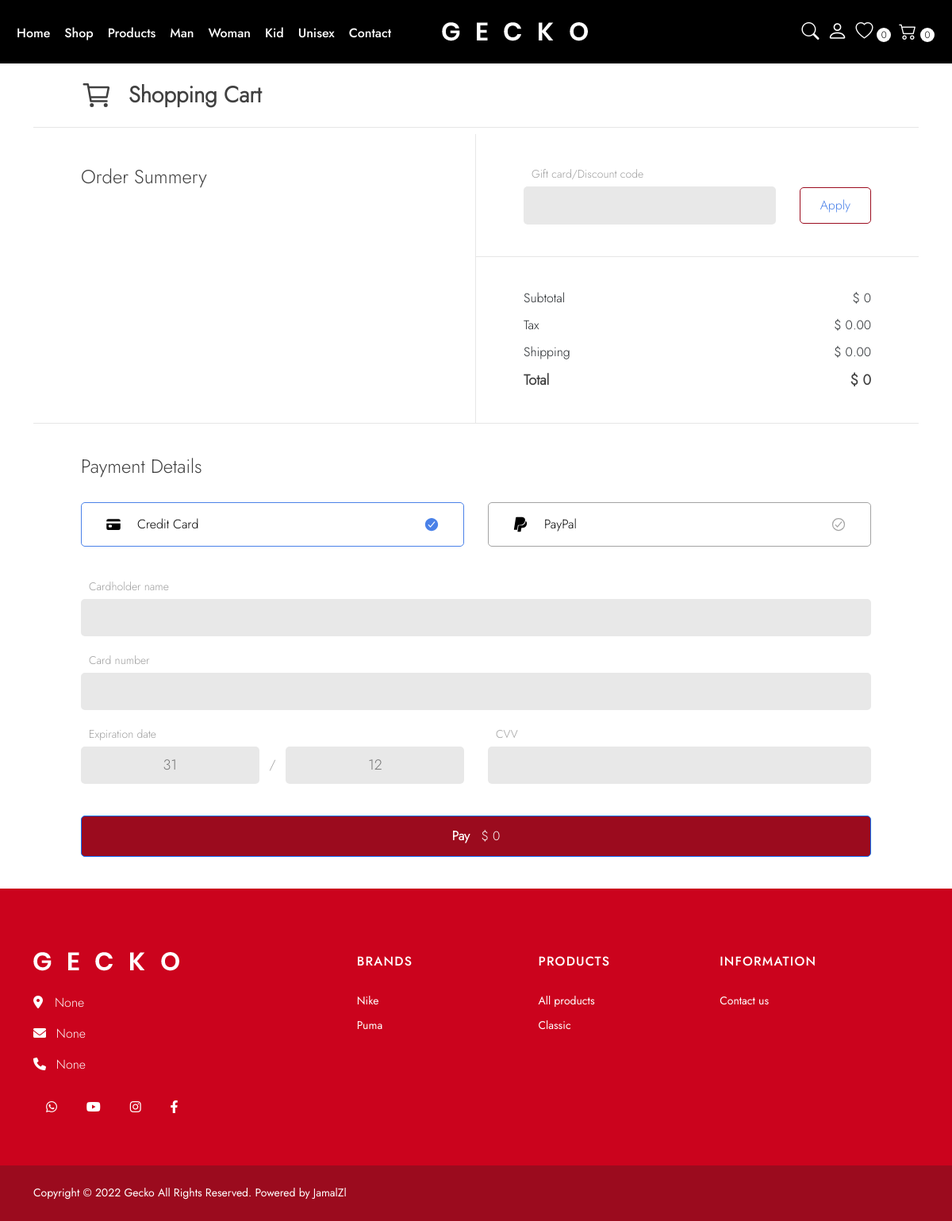
The page /checkout/ (signed in) on the database its author committed.
### shop/models.py (models this page shows, shortened)
class PageSettings(models.Model):
    page_logo = models.ImageField("Logo", blank=True, null=True)
    home_title = models.CharField(max_length=300)
    home_meta_description = models.TextField()
    home_meta_keywords = models.TextField()
    products_title = models.CharField(max_length=300)
    products_meta_description = models.TextField()
    products_meta_keywords = models.TextField()
    first_field_image = models.ImageField("Image", blank=True, null=True)
    first_field_title = models.CharField("Title", max_length=100, blank=True, null=True)
    first_field_description = models.CharField("Description", max_length=250, blank=True, null=True)
    first_field_link = models.URLField("Link", max_length=250, blank=True, null=True)
    first_field_link_name = models.CharField("Link name", max_length=50, blank=True, null=True)
    trending_image = models.ImageField("Image", blank=True, null=True)
    trending_title = models.CharField("Title", max_length=100, blank=True, null=True)
    trending_description = models.CharField("Description", max_length=250, blank=True, null=True)
    trending_link = models.URLField("Link", max_length=250, blank=True, null=True)
    trending_link_name = models.CharField("Link name", max_length=50, blank=True, null=True)
    middle_image = models.ImageField("Image", blank=True, null=True)
    middle_title = models.CharField("Title", max_length=100, blank=True, null=True)
    middle_description = models.CharField("Description", max_length=250, blank=True, null=True)
    middle_link = models.URLField("Link", max_length=250, blank=True, null=True)
    middle_link_name = models.CharField("Link name", max_length=50, blank=True, null=True)
    last_field_image = models.ImageField("Image", blank=True, null=True)
    last_field_title = models.CharField("Title", max_length=100, blank=True, null=True)
    last_field_description = models.CharField("Description", max_length=250, blank=True, null=True)
    last_field_link = models.URLField("Link", max_length=250, blank=True, null=True)
    last_field_link_name = models.CharField("Link name", max_length=50, blank=True, null=True)
    about = models.TextField(blank=True, null=True)
    address = models.CharField(max_length=200, blank=True, null=True)
    email = models.EmailField(max_length=250, blank=True, null=True)
    telephone = models.CharField(max_length=30, blank=True, null=True)
    class Meta:
        verbose_name = "Setting"
        verbose_name_plural = "Settings"

class Order(models.Model):
    customer = models.OneToOneField(Customer, on_delete=models.CASCADE, related_name="order", blank=True, null=True)
    subtotal = models.IntegerField(default=0)
    created_date = models.DateTimeField(auto_now_add=True)
    class Meta:
        ordering = ("-id",)
    def get_subtotal(self):
        subtotal = 0
        for orderitem in OrderItem.objects.filter(order=self):
            subtotal += orderitem.product.price * orderitem.quantity
        return subtotal

class SocialMediaAccount(models.Model):
    setting = models.ForeignKey(PageSettings, on_delete=models.CASCADE, related_name="socialmediaaccounts")
    name = models.CharField("Social media name", max_length=25)
    link = models.URLField("Account link", max_length=250)
    class Meta:
        ordering = ("-id",)

class Shop(models.Model):
    name = models.CharField(max_length=50)
    logo = models.ImageField(blank=True, null=True)
    class Meta:
        ordering = ("-id",)

class Category(models.Model):
    name = models.CharField(max_length=50)
    class Meta:
        ordering = ("-id",)
        verbose_name = "Category"
        verbose_name_plural = "Categories"

### shop/views.py (the view, shortened to what this page needs)
# urls.py: path('checkout/', views.CheckoutView.as_view(), name="checkout"),
class CheckoutView(View):
    shops = Shop.objects.all()
    categories = Category.objects.all()
    settings = PageSettings.objects.first()
    def get(self, request, *args, **kwargs):
        if not request.user.is_authenticated:
            raise Http404
        self.order = Order.objects.get(customer=request.user)
        self.orderitems = OrderItem.objects.filter(order__customer=request.user)
        self.wishlist_number = len(WishlistItem.objects.filter(customer=request.user))
        query = request.GET.get("q")
        if query:
            self.searching_products = Product.objects.filter(name__icontains=query).values()
            data = list(self.searching_products)
            return JsonResponse(data, safe=False)
        orderitemid = request.GET.get("orderitemid")
        self.context = {
            "shops": self.shops,
            "categories": self.categories,
            "settings": self.settings,
            "order": self.order,
            "orderitems": self.orderitems,
            "wishlist_number": self.wishlist_number,
        }
        return render(request, 'checkout.html', self.context)

### templates/checkout.html (shortened to what this page needs)
{% extends 'base.html' %}
{% load static %}
{% block css %}
    <link rel="stylesheet" href="{% static 'css/checkout.css' %}">
{% endblock %}
{% block main %}
    {% include 'components/header.html' %}
    <main class="container">
        <h1 class="heading">
            <ion-icon name="cart-outline"></ion-icon> Shopping Cart
        </h1>
        <div class="item-flex">
            <section class="checkout">
                <h2 class="section-heading">Payment Details</h2>
                <div class="payment-form">
                    <div class="payment-method">
                        <button class="method selected">
                            <ion-icon name="card"></ion-icon>
                            <span>Credit Card</span>
                            <ion-icon class="checkmark fill" name="checkmark-circle"></ion-icon>
                        </button>
                        <button class="method">
                            <ion-icon name="logo-paypal"></ion-icon>
                            <span>PayPal</span>
                            <ion-icon class="checkmark" name="checkmark-circle-outline"></ion-icon>
                        </button>
                    </div>
                    <form action="#">
                        <div class="cardholder-name">
                            <label for="cardholder-name" class="label-default">Cardholder name</label>
                            <input type="text"
                                   name="cardholder-name"
                                   id="cardholder-name"
                                   class="input-default">
                        </div>
                        <div class="card-number">
                            <label for="card-number" class="label-default">Card number</label>
                            <input type="number"
                                   name="card-number"
                                   id="card-number"
                                   class="input-default">
                        </div>
                        <div class="input-flex">
                            <div class="expire-date">
                                <label for="expire-date" class="label-default">Expiration date</label>
                                <div class="input-flex">
                                    <input type="number"
                                           name="day"
                                           id="expire-date"
                                           placeholder="31"
                                           min="1"
                                           max="31"
                                           class="input-default">
                                    /
                                    <input type="number"
                                           name="month"
                                           id="expire-date"
                                           placeholder="12"
                                           min="1"
                                           max="12"
                                           class="input-default">
                                </div>
                            </div>
                            <div class="cvv">
                                <label for="cvv" class="label-default">CVV</label>
                                <input type="number" name="cvv" id="cvv" class="input-default">
                            </div>
                        </div>
                    </form>
                </div>
                <button class="btn btn-primary">
                    <b>Pay</b> $ <span id="payAmount">{{ order.get_subtotal }}</span>
                </button>
            </section>
            <section class="cart">
                <div class="cart-item-box">
                    <h2 class="section-heading">Order Summery</h2>
                </div>
                <div class="wrapper">
                    <div class="discount-token">
                        <label for="discount-token" class="label-default">Gift card/Discount code</label>
                        <div class="wrapper-flex">
                            <input type="text"
                                   name="discount-token"
                                   id="discount-token"
                                   class="input-default">
                            <button class="btn btn-outline">Apply</button>
                        </div>
                    </div>
                    <div class="amount">
                        <div class="subtotal">
                            <span>Subtotal</span> <span>$ <span id="subtotal">{{ order.get_subtotal }}</span></span>
                        </div>
                        <div class="tax">
                            <span>Tax</span> <span>$ <span id="tax">0.00</span></span>
                        </div>
                        <div class="shipping">
                            <span>Shipping</span> <span>$ <span id="shipping">0.00</span></span>
                        </div>
                        <div class="total">
                            <span>Total</span> <span>$ <span id="total">{{ order.get_subtotal }}</span></span>
                        </div>
                    </div>
                </div>
            </section>
        </div>
    </main>
{% endblock %}

### templates/components/header.html (shortened to what this page needs)
{% load static %}
<header id="NavBar" class="generalNavBar stickyNavBar">
    <nav>
        <div class="row navBarRow">
            <div class="links-logo-icons">
                <div class="nav-links col-lg-5  col-md-1 col-sm-2 col-xs-4">
                    <ul class="navLinkElements">
                        <li><a href="{% url 'index' %}">Home</a></li>
                        <li class="shopLi"><a style="cursor:pointer;">Shop</a>
                        </li>
                        <li class="productsLi"><a style="cursor:pointer;">Products</a>
                        </li>
                        <li><a href="{% url 'shop:products' %}?gender=Men">Man</a></li>
                        <li><a href="{% url 'shop:products' %}?gender=Women">Woman</a></li>
                        <li><a href="{% url 'shop:products' %}?gender=Kid">Kid</a></li>
                        <li><a href="{% url 'shop:products' %}?gender=Unisex">Unisex</a></li>
                        <li><a href="{% url 'shop:contact' %}">Contact</a></li>
                    </ul>
                </div>
                <div class="logo col-lg-3 col-md-7 col-sm-5 col-xs-12">
                    <a href="{% url 'index' %}">
                        <img src="{{ settings.page_logo.url }}"
                            alt="logo">
                    </a>
                </div>
                <div class="icons col-lg-4  col-md-4 col-sm-5 col-xs-6">
                    <a class="searchIcon" href="">
                        <i class="bi bi-search nav-search"></i>
                    </a>
                    <div class="userIcon">
                        <i class="bi bi-person nav-user"></i>
                    </div>
                    <a href="{% url 'shop:wishlist' %}" class="wishlist">
                        <i class="bi bi-heart nav-wishlist"></i>
                        <span class="wishlistCount" id="wishlistcount">{{ wishlistitems | length }}</span>
                    </a>
                    <a href="" class="basket">
                        <i class="bi bi-cart2 nav-basket"></i>
                        <span class="basketCount" id="basketcount">{{ orderitems | length }}</span>
                    </a>
                </div>
            </div>
        </div>
    </nav>
</header>

### templates/components/footer.html (shortened to what this page needs)
<footer>
    <section id="topFooterFullWidth">
        <div class="container">
            <div class="row">
                <div class="info-links">
                    <div class="info col-lg-3 col-md-6 col-sm-12">
                        <div class="logo"><img
                                src="{{ settings.page_logo.url }}"
                                alt=""></div>
                        <div class="location"><a>
                                <i class="fa-solid fa-location-dot"></i></a>
                            <span>{{ settings.address }}</span>
                        </div>
                        <div class="mail">
                            <i class="fa-solid fa-envelope"></i>
                            <a href="mailto:{{ settings.email }}">{{ settings.email }}</a>
                        </div>
                        <div class="number">
                            <i class="fa-solid fa-phone"></i>
                            <span><a href="tel:{{ settings.telephone }}" style="text-decoration:none; color:white;">{{ settings.telephone }}</a></span>
                        </div>
                        <div class="socials">
                            {% for account in settings.socialmediaaccounts.all %}
                            <a class="fb mx-3" href="{{ account.link }}"><i class="fa-brands fa-{{ account.name }}"></i></a>
                            {% endfor %}
                        </div>
                    </div>
                    <div class="links col-lg-9 col-md-6 col-sm-12 ">
                        <ul class="linkUl">
                            <li class="footerBrands">
                                <p class="fullWidthBrand">BRANDS</p>
                                <ul class="footerBrandScroll">
                                    {% for shop in shops %}
                                    <li><a href="{% url 'shop:products' %}?shop={{ shop.name }}">{{ shop.name }}</a></li>
                                    {% empty %}
                                    <li>No shop yet.</li>
                                    {% endfor %}
                                </ul>
                            </li>
                            <li class="footerProducts">
                                <p class="fullWidthProducts">PRODUCTS</p>
                                <ul class="footerProductsScroll">
                                    <li><a href="{% url 'shop:products' %}">All products</a></li>
                                    {% for category in categories %}
                                    <li><a href="{% url 'shop:products' %}?category={{ category.name }}">{{ category.name }}</a></li>
                                    {% empty %}
                                    <li>No category yet.</li>
                                    {% endfor %}
                                </ul>
                            </li>
                            <li class="footerInformaton">
                                <p class="fullWidthInformation">INFORMATION</p>
                                <ul>
                                    <li><a href="{% url 'shop:contact' %}">Contact us</a></li>
                                </ul>
                            </li>
                        </ul>
                    </div>
                </div>
            </div>
        </div>
    </section>
    <section id="bottomFooter">
        <div class="container">
            <div class="row">
                <div class="copyright col-lg-6 col-md-6 col-sm-12">
                    Copyright © 2022 Gecko All Rights Reserved. Powered by
                    <a href="https://github.com/JamalZl">
                        JamalZl
                    </a>
                </div>
                <div class="payment col-lg-6 col-md-6 col-sm-12">
                </div>
            </div>
        </div>
    </section>
</footer>

### rows shown on the page
PageSettings: page_logo (picture), address "None", email "None", telephone "None"
Order: get_subtotal "0"
Shop: name "Nike"
Shop: name "Puma"
Category: name "Classic"

### other values the page prints
{{ wishlistitems | length }} "0"
{{ orderitems | length }} "0"
